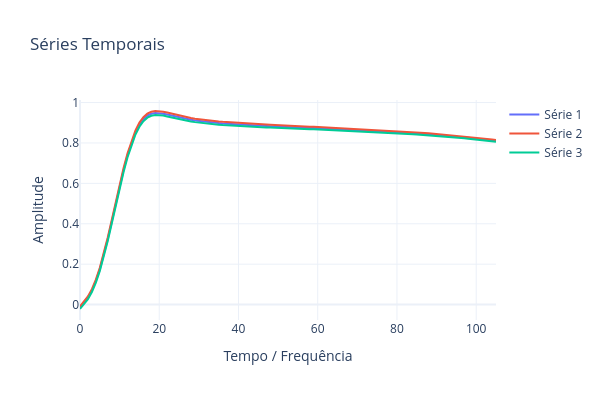

The notebook cell this image was saved under:
### Code cell
PlotSeriesPLY(ySeries=[teda.hiP,teda.hiU,teda.hiL])
